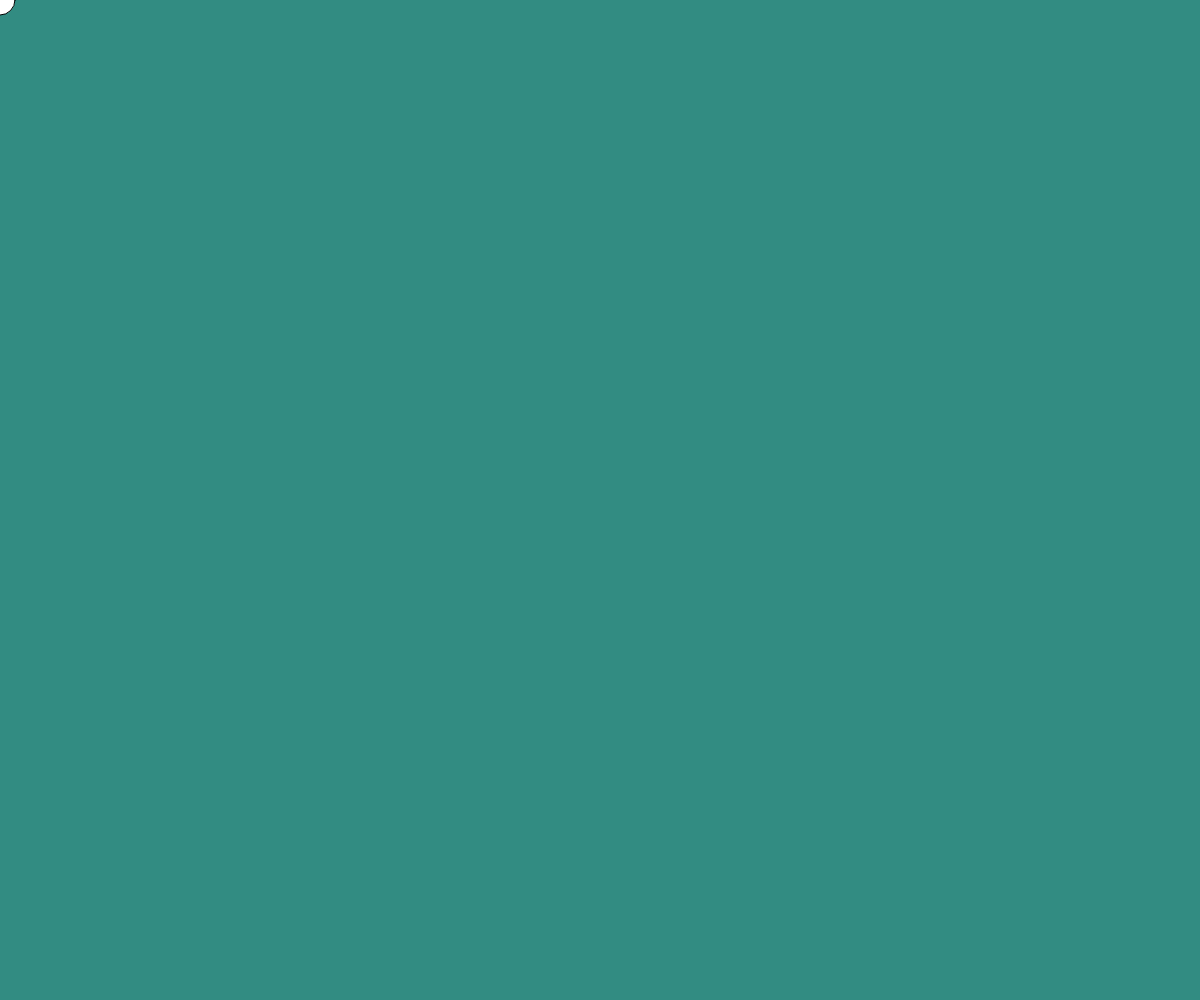
Frame 1 (no input)
Frame 60 (no input): identical to frame 1, image omitted
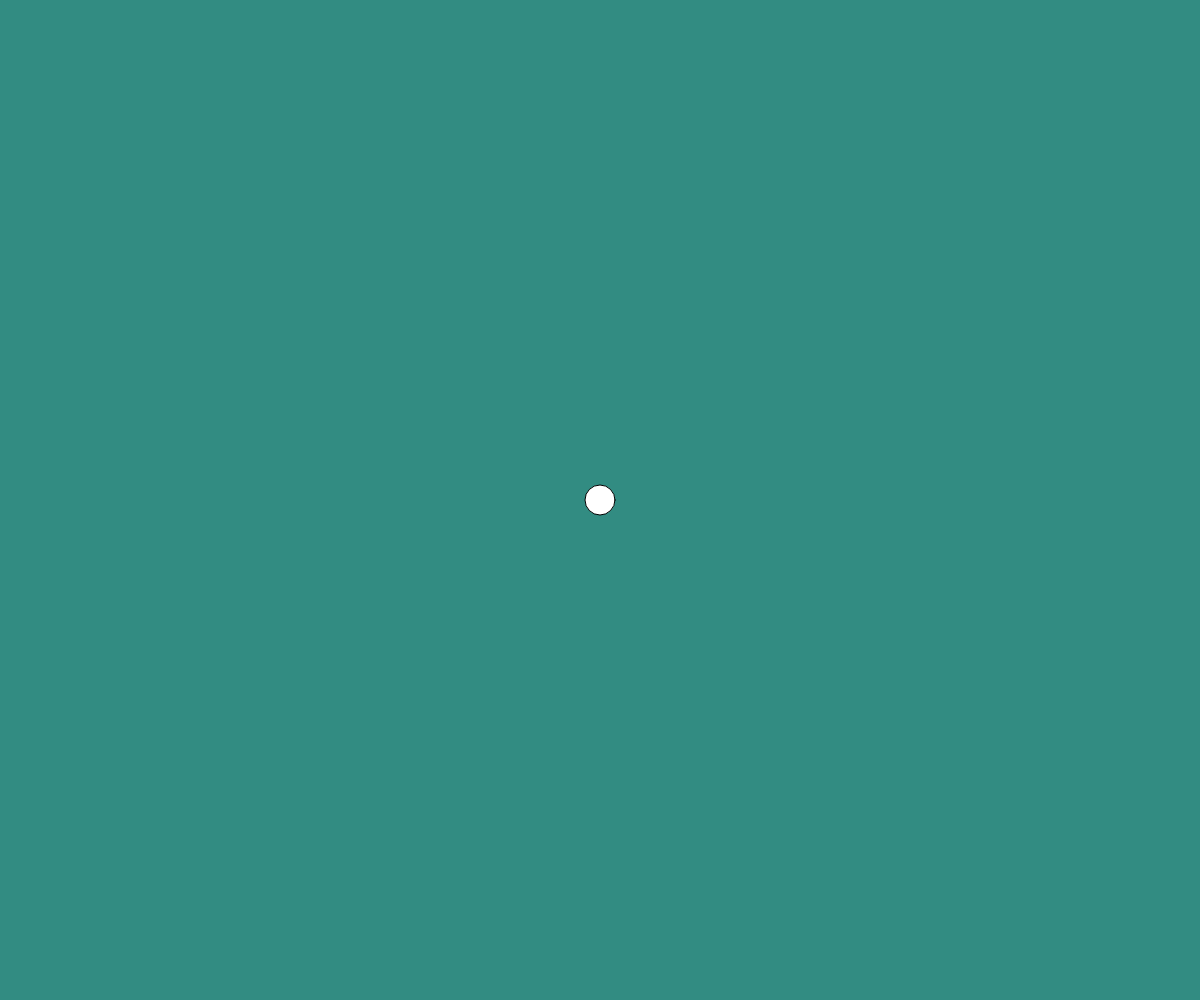
Frame 120 (the mouse pressed at the canvas centre since frame 60)

The p5.js sketch that drew these frames (run headless with seeded random() and noise() and a simulated clock; from frame 60 on, the mouse is pressed at the canvas centre):

// p5.js sketch
// ── sketch.js
function setup() {
  createCanvas(windowWidth, windowHeight);
}

function draw() {
  background(50, 140, 130);
  ellipse(mouseX, mouseY, 30, 30);
}
